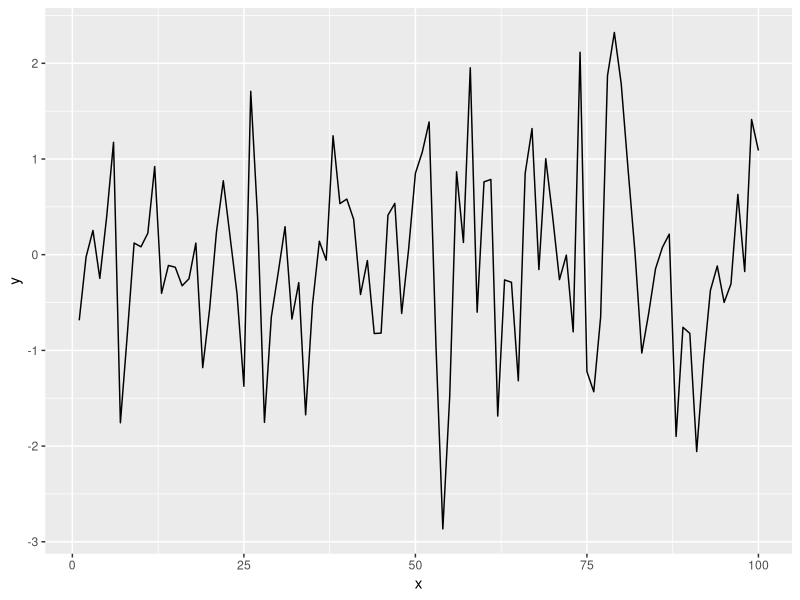

Recreate this plot in R.
## ---- chunk 1
library(tidyverse)
## ---- chunk 2
x = seq(1:100)
y = rnorm(100)
dat = data.frame(x, y)
ggplot(dat, aes(x = x, y = y)) +
geom_line()
